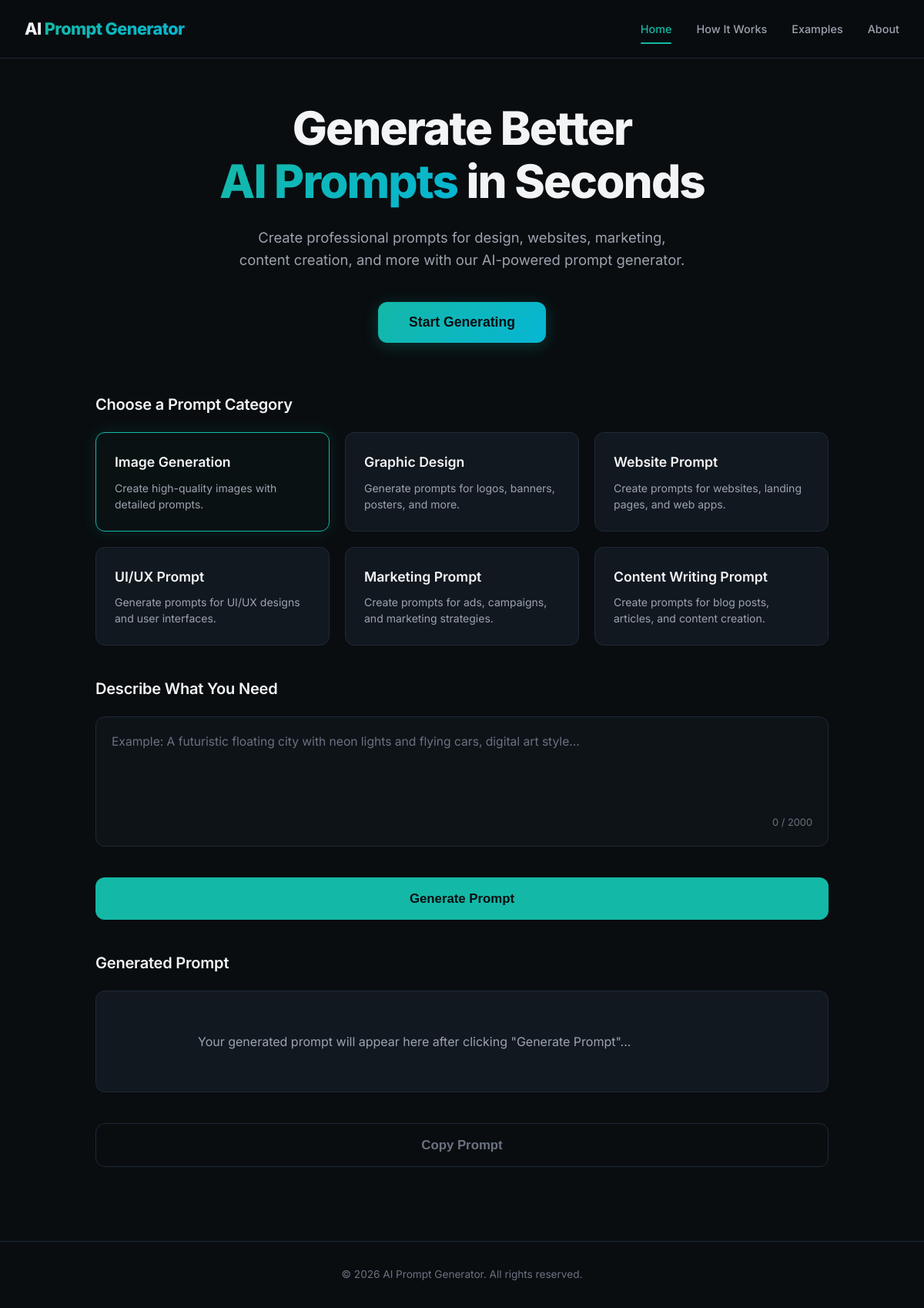
The page / on the database its author committed.
### tables this page shows
CREATE TABLE `categories` (
    `id` INT AUTO_INCREMENT PRIMARY KEY,
    `name` VARCHAR(100) NOT NULL,
    `slug` VARCHAR(100) NOT NULL UNIQUE,
    `description` VARCHAR(255) NOT NULL,
    `template` TEXT NOT NULL,
    `placeholder` VARCHAR(255) NOT NULL
);

### index.php (the view, shortened to what this page needs)
<?php
require_once 'config.php';
$categories = [
    [
        'id' => 1,
        'name' => 'Image Generation',
        'description' => 'Create high-quality images with detailed prompts.',
        'placeholder' => 'Example: A futuristic floating city with neon lights and flying cars, digital art style...'
    ],
    [
        'id' => 2,
        'name' => 'Graphic Design',
        'description' => 'Generate prompts for logos, banners, posters, and more.',
        'placeholder' => 'Example: A minimalist logo design for a sustainable eco-friendly clothing brand...'
    ],
    [
        'id' => 3,
        'name' => 'Website Prompt',
        'description' => 'Create prompts for websites, landing pages, and web apps.',
        'placeholder' => 'Example: Create a premium landing page for a fitness app with dark theme and modern UI...'
    ],
    [
        'id' => 4,
        'name' => 'UI/UX Prompt',
        'description' => 'Generate prompts for UI/UX designs and user interfaces.',
        'placeholder' => 'Example: An intuitive mobile app dashboard for tracking daily financial transactions...'
    ],
    [
        'id' => 5,
        'name' => 'Marketing Prompt',
        'description' => 'Create prompts for ads, campaigns, and marketing strategies.',
        'placeholder' => 'Example: An Instagram ad campaign copy promoting a new organic coffee blend...'
    ],
    [
        'id' => 6,
        'name' => 'Content Writing Prompt',
        'description' => 'Create prompts for blog posts, articles, and content creation.',
        'placeholder' => 'Example: A comprehensive guide on the benefits of remote working for tech professionals...'
    ]
];
if ($pdo) {
    try {
        $stmt = $pdo->query('SELECT id, name, description, placeholder FROM categories ORDER BY id ASC');
        $db_categories = $stmt->fetchAll();
        if (!empty($db_categories)) {
            $categories = $db_categories;
        }
    } catch (PDOException $e) {
    }
}
?>
<!DOCTYPE html>
<html lang="en">
<head>
    <link rel="stylesheet" href="style.css">
</head>
<body>
    <header class="header">
        <div class="header-container">
            <a href="#" class="logo">AI <span class="logo-accent">Prompt Generator</span></a>
            <nav class="nav-links">
                <a href="#" class="nav-item active">Home</a>
                <a href="#" class="nav-item">How It Works</a>
                <a href="#" class="nav-item">Examples</a>
                <a href="#" class="nav-item">About</a>
            </nav>
        </div>
    </header>
    <main class="main-content">
        <section class="hero-section">
            <h1 class="hero-title">Generate Better <br><span class="gradient-text">AI Prompts</span> in Seconds</h1>
            <p class="hero-subtitle">Create professional prompts for design, websites, marketing, content creation, and more with our AI-powered prompt generator.</p>
            <button class="btn btn-cta" id="btn-start-generating">Start Generating</button>
        </section>
        <section class="builder-section" id="prompt-builder">
            <div class="section-group">
                <h2 class="section-title">Choose a Prompt Category</h2>
                <div class="category-grid">
                    <?php foreach ($categories as $index => $cat): ?>
                        <div class="category-card <?php echo $index === 0 ? 'active' : ''; ?>"
                             data-id="<?php echo htmlspecialchars($cat['id']); ?>"
                             data-placeholder="<?php echo htmlspecialchars($cat['placeholder']); ?>">
                            <h3 class="card-title"><?php echo htmlspecialchars($cat['name']); ?></h3>
                            <p class="card-desc"><?php echo htmlspecialchars($cat['description']); ?></p>
                        </div>
                    <?php endforeach; ?>
                </div>
            </div>
            <div class="section-group">
                <h2 class="section-title">Describe What You Need</h2>
                <div class="textarea-container">
                    <textarea id="prompt-input"
                              maxlength="2000"
                              placeholder="<?php echo htmlspecialchars($categories[0]['placeholder']); ?>"></textarea>
                    <div class="char-counter"><span id="char-count">0</span> / 2000</div>
                </div>
            </div>
            <div class="action-container">
                <button class="btn btn-generate" id="btn-generate">Generate Prompt</button>
            </div>
            <div class="section-group" id="output-section">
                <h2 class="section-title">Generated Prompt</h2>
                <div class="output-container">
                    <div class="output-box" id="output-box">
                        Your generated prompt will appear here after clicking "Generate Prompt"...
                    </div>
                </div>
            </div>
            <div class="action-container">
                <button class="btn btn-copy" id="btn-copy" disabled>Copy Prompt</button>
            </div>
        </section>
    </main>
    <footer class="footer">
        <p>&copy; <?php echo date('Y'); ?> AI Prompt Generator. All rights reserved.</p>
    </footer>
</body>
</html>

### rows shown on the page
categories: name "Image Generation", description "Create high-quality images with detailed prompts.", placeholder "Example: A futuristic floating city with neon lights and flying cars, digital art style..."
categories: name "Graphic Design", description "Generate prompts for logos, banners, posters, and more."
categories: name "Website Prompt", description "Create prompts for websites, landing pages, and web apps."
categories: name "UI/UX Prompt", description "Generate prompts for UI/UX designs and user interfaces."
categories: name "Marketing Prompt", description "Create prompts for ads, campaigns, and marketing strategies."
categories: name "Content Writing Prompt", description "Create prompts for blog posts, articles, and content creation."
